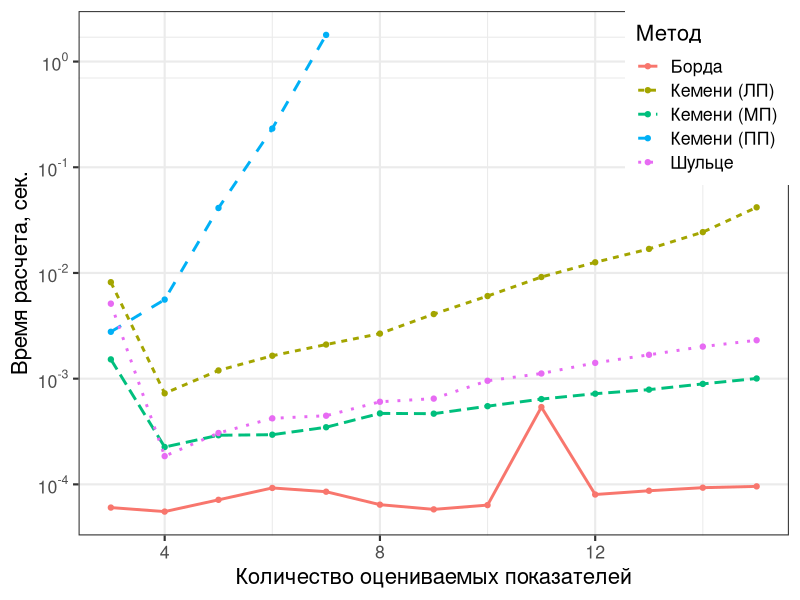

Write the R code that produced this figure.
## ---- chunk 1
library(gtools)
library(lpSolve)
rm(list=ls())
# Функция, определяющая силу самого сильного пути
# по методу Шульце


Schulze<-function(ranks) {
  n_voters<-nrow(ranks)
  n_candidates<-ncol(ranks)
  mtx<-matrix(data=0,nrow=n_candidates,ncol=n_candidates)
  for(i in 1:n_voters)
    for(j in 1:(n_candidates-1))
      mtx[ranks[i,j]+1,ranks[i,c((j+1):n_candidates)]+1]<-mtx[ranks[i,j]+1,ranks[i,c((j+1):n_candidates)]+1]+1
        
  result<-matrix(data=0,nrow=n_candidates,ncol=n_candidates)
  for(i in 1:n_candidates)
    for(j in 1:n_candidates)
      if(i!=j) result[i,j]<-ifelse(mtx[i,j] > mtx[j,i],mtx[i,j],0)
  for(i in 1:n_candidates)
    for(j in 1:n_candidates)
      if(i!=j) for(k in 1:n_candidates)
        if(i!=k & j !=k) result[j,k]<-max(result[j,k],
                                          min(result[j,i],result[i,k]))
    vec<-rep(0,n_candidates)
    for(k in 1:nrow(z<-combinations(n_candidates,2))) {
      i=z[k,1]
      j=z[k,2]
      if(result[i,j]>result[j,i]) 
        vec[j]<-vec[j]+1
      else if(result[i,j]<result[j,i])
        vec[i]<-vec[i]+1
    }
    return(list(mtx=result,best_rank=order(vec)-1))
} 
## ---- chunk 2
# Нахождение расстояния между оценками
kendall_tau<-function(rank.a,rank.b) {
  tau<-0
  n<-length(rank.a)
  for(k in 1:ncol(z<-combn(n,2))) {
    i=z[1,k]
    j=z[2,k]
    tau<-tau+(sign(rank.a[i]-rank.a[j]) == -sign(rank.b[i]-rank.b[j]))
  } 
  return(tau)
}


# Построение графа
build_graph<-function(ranks) {
  n_voters<-nrow(ranks)
  n_candidates<-ncol(ranks)
  edge_weights<-matrix(0,nrow=n_candidates,ncol=n_candidates)
  for(k in 1:ncol(z<-combn(n_candidates,2))) {
    i=z[1,k]
    j=z[2,k]
    preference<-ranks[, i] - ranks[, j]
    h.ij <- sum(preference < 0) 
    h.ji <- sum(preference > 0)
    if(h.ij > h.ji) edge_weights[i, j] <- h.ij - h.ji else if(h.ij < h.ji) edge_weights[j, i] <- h.ji - h.ij
  }
  return(edge_weights)
}

# Нахождение медианы Кемени посредством решения задачи ЛП
rank_solve<-function(ranks) {
  n_voters<-nrow(ranks)
  n_candidates<-ncol(ranks)
  # Строим граф
  edge_weights<-build_graph(ranks)
  # Задаем параметры. 
  # Коээфициенты при целевой функции
  objective.in<- as.vector(t(edge_weights))
  # Коэффициенты для каждой пары
  pairwise_constraints <- matrix(0,
                                 n_candidates * (n_candidates - 1) / 2, n_candidates ^ 2)
  for(k in 1:nrow(z<-combinations(n_candidates,2))) {
    i=z[k,1]
    j=z[k,2] 
    pairwise_constraints[k,c((i-1)*n_candidates+j,(j-1)*n_candidates+i)]<-1
  }
  # Коэффициенты для каждой тройки
  triangle_constraints <-matrix(0,n_candidates *
                                  (n_candidates - 1) *
                                  (n_candidates - 2), n_candidates ^ 2)
  
  for(m in 1:nrow(z<-permutations(n_candidates,3))) {
    i=z[m,1]
    j=z[m,2]
    k=z[m,3]
    triangle_constraints[m,c((i-1)*n_candidates+j,(j-1)*n_candidates+k,(k-1)*n_candidates+i)]<-1
  }
  constraints<-rbind(pairwise_constraints,triangle_constraints)
  constraint_rhs<-rep(1,nrow(pairwise_constraints)+nrow(triangle_constraints))
  constraint_signs<-c(rep("==",nrow(pairwise_constraints)),rep(">=",nrow(triangle_constraints)))
  z<-lp("min",objective.in, constraints, constraint_signs, constraint_rhs,all.int=T) 
  x<-matrix(z$solution,nrow=n_candidates,ncol=n_candidates,byrow=T)
  best_rank<-apply(x,1,sum)
  tau<-sum(apply(ranks,1,function(x){kendall_tau(x,best_rank)}))
  return(list(min_dist=tau,best_rank=best_rank))
}


# Нахождение медианы Кемени посредством полного перебора
rankaggr_brute<-function(ranks) {
  min_dist<-Inf
  best_rank <-NA
  n_voters<-nrow(ranks)
  n_candidates<-ncol(ranks)
  data<-permutations(n_candidates,n_candidates)-1
  for(k in 1:nrow(data)) {
    dist<-sum(apply(ranks,1,function(x){kendall_tau(x,data[k,])}))
    if (dist < min_dist) {
      min_dist <- dist
      best_rank <- data[k,]
    }}
  return(list(min_dist=min_dist,best_rank=best_rank))  
}

# Нахождение медианы Кемени посредством перебора из существующих вариантов
rankaggr_brute_mod<-function(ranks) {
  min_dist<-Inf
  best_rank <-NA
  n_voters<-nrow(ranks)
  n_candidates<-ncol(ranks)
  for(i in 1:n_voters){
    dist<-sum(apply(ranks,1,function(x){kendall_tau(x,ranks[i,])}))
    if (dist < min_dist) {
      min_dist <- dist
      best_rank <- ranks[i,]
    }
  return(list(min_dist=min_dist,best_rank=best_rank))  
}}

## ---- chunk 3
# Нахождение результата методом Борда
Borda<-function(ranks,mthd=1) {
  n_voters<-nrow(ranks)
  n_candidates<-ncol(ranks)
  if(mthd==1) 
    x<-apply(n_candidates-ranks,2,sum)
  else if (mthd==2)
    x<-apply(n_candidates-ranks-1,2,sum)
  else
    x<-apply((ranks+1)/n_candidates,2,sum)
  best_rank=order(x,decreasing=T)-1
  return(list(best_rank=best_rank,wgt=x[best_rank+1]))
}

## ---- chunk 4

# Вычисление тестового примера

ranks<-matrix(c(rep(c(0,2,1,4,3),5),
                rep(c(0,3,4,2,1),5),
                rep(c(1,4,3,0,2),8),
                rep(c(2,0,1,4,3),3),
                rep(c(2,0,4,1,3),7),
                rep(c(2,1,0,3,4),2),
                rep(c(3,2,4,1,0),7),
                rep(c(4,1,0,3,2),8)),byrow=T,ncol=5)

rankaggr_brute(ranks)
rankaggr_brute_mod(ranks)
rank_solve(ranks)
Borda(ranks,1)
Borda(ranks,2)
Borda(ranks,3)
Schulze(ranks)

#  Тест по времени
set.seed(1968)
d.len<-c()
d.n<-c()
d.mth<-c()
d.time<-c()

for(rank_len in 3:15)
  for(n_ranks in c(5,10,15,20)) {
    ranks<-c()
    for(i in 1:n_ranks) ranks<-c(ranks,sample(1:rank_len,rank_len))
    ranks<-matrix(ranks,ncol=rank_len,byrow=T)-1
    
    if(rank_len<8) { # Дальше полный перебор идет слишком долго
    start.time <- Sys.time()
    z<-rankaggr_brute(ranks)
    end.time <- Sys.time()
    time.taken <-end.time - start.time
    d.len<-c(d.len,rank_len)
    d.n<-c(d.n,n_ranks)
    d.mth<-c(d.mth,"Кемени (ПП)")
    d.time<-c(d.time,as.numeric(time.taken))
    }
    
     start.time <- Sys.time()
    z<-rankaggr_brute_mod(ranks)
    end.time <- Sys.time()
    time.taken <- end.time - start.time
    d.len<-c(d.len,rank_len)
    d.n<-c(d.n,n_ranks)
    d.mth<-c(d.mth,"Кемени (МП)")
    d.time<-c(d.time,as.numeric(time.taken))
    
    start.time <- Sys.time()
    z<-rank_solve(ranks)
    end.time <- Sys.time()
    time.taken <- end.time - start.time
    d.len<-c(d.len,rank_len)
    d.n<-c(d.n,n_ranks)
    d.mth<-c(d.mth,"Кемени (ЛП)")
    d.time<-c(d.time,as.numeric(time.taken))
    
    start.time <- Sys.time()
    z<-Borda(ranks)
    end.time <- Sys.time()
    time.taken <- end.time - start.time
    d.len<-c(d.len,rank_len)
    d.n<-c(d.n,n_ranks)
    d.mth<-c(d.mth,"Борда")
    d.time<-c(d.time,as.numeric(time.taken))
    
    start.time <- Sys.time()
    z<-Schulze(ranks)
    end.time <- Sys.time()
    time.taken <- end.time - start.time
    d.len<-c(d.len,rank_len)
    d.n<-c(d.n,n_ranks)
    d.mth<-c(d.mth,"Шульце")
    d.time<-c(d.time,as.numeric(time.taken))
    
  }

library(ggplot2)
library(scales)
mydata<-data.frame(Показателей=d.len,Экспертов=d.n,Время=d.time,Метод=d.mth)
mydata$Экспертов<-as.factor(mydata$Экспертов)
mydata$Метод<-as.factor(mydata$Метод)
g<-ggplot(aggregate(Время~Показателей+Метод,data=mydata,mean),aes(x=Показателей,y=Время,linetype=Метод,col=Метод))+
  geom_point()+
  geom_line(size=1)+
  scale_y_log10(breaks=trans_breaks("log10",function(x) 10^x),
                labels=trans_format("log10",math_format(10^.x)),
                minor_breaks=log10(5)+-4:1)+
  xlab("Количество оцениваемых показателей")+ylab("Время расчета, сек.")
g<-g+theme_bw(base_size = 16)
g+theme(legend.position=c(1,1),legend.justification=c(1,1))
## ---- chunk 5
# Исходные данные
mydata<-matrix(c(6.00,9.50,9.90,7.00,7.00,8.00,
7.00,9.84,10.00,10.00,8.00,10.00,
6.00,10.00,10.00,6.00,8.00,10.00,
6.00,10.00,9.50,7.00,8.00,9.00,
6.89,9.59,10.00,6.00,7.00,8.00,
7.00,10.00,10.00,8.00,6.00,9.00,
6.00,9.10,10.00,8.00,5.00,8.00,
7.50,9.81,10.00,9.00,9.00,7.00),byrow=T,ncol=6)
mydata<-as.data.frame(mydata)
names(mydata)<-paste0("Q",1:6)
mydata$Qm<-apply(mydata,1,mean)
knitr::kable(mydata,digits =2)
## ---- chunk 6
convert.scale<-function(bad,good,val) {
  x1=bad
  x2=good
  x3=2*good-bad
  y1=0
  y2=1
  y3=0
  a<-(y3-(x3*(y2-y1)+x2*y1-x1*y2)/(x2-x1))/(x3*(x3-x1-x2)+x1*x2)
  b<-(y2-y1)/(x2-x1)-a*(x1+x2)
  c<-(x2*y1-x1*y2)/(x2-x1)+a*x1*x2
  y=a*val*val+b*val+c
  return(ifelse(y>0,y,0))
}

for(i in 1:nrow(mydata)) for (j in 1:(ncol(mydata)-1))
        mydata[i,j]<-convert.scale(1,10,mydata[i,j])
mydata$Qm<-apply(mydata,1,mean)
knitr::kable(mydata,digits=4)
## ---- chunk 7
set.seed(2014)
library(gtools)
rpoly<-function(n=1, size=2,test=data.frame()) {
  mtx<-rdirichlet(n,rep(1,size))
  if(length(test)==0) return(mtx) 
  for(j in 1:n) {
    while(TRUE) {
     flag=TRUE
      for(i in 1:nrow(test)) {
      if(mtx[j,test$master[i]]<mtx[j,test$slave[i]]) {
        tmp<-mtx[j,test$slave[i]]
        mtx[j,test$slave[i]]<-mtx[j,test$master[i]]
        mtx[j,test$master[i]]<-tmp
        flag=FALSE
      }

      }
   if(flag) break
  }
}
return(mtx)
}

## ---- chunk 8
mtx<-rpoly(1000, 5, data.frame(master=c(5,5,5,5,2,2,2,1,1),slave=c(1,2,3,4,1,3,4,3,4)))
knitr::kable(summary(mtx))
## ---- chunk 9
mtx.new<-matrix(0,nrow=1000,ncol=6)
for(i in 1:6){
  mtx.new[,i]<-apply(mtx,1,FUN=function(x) sum(x*mydata[i,1:6]))
  
}
library(foreach)
ranks<-foreach(i=1:1000, .combine='rbind') %do% order(mtx.new[i,],decreasing =T)-1
knitr::kable(head(ranks),col.names =paste0("X",1:6))
## ---- chunk 10
rank_solve(ranks)
Schulze(ranks)

## ---- chunk 11
sessionInfo()
